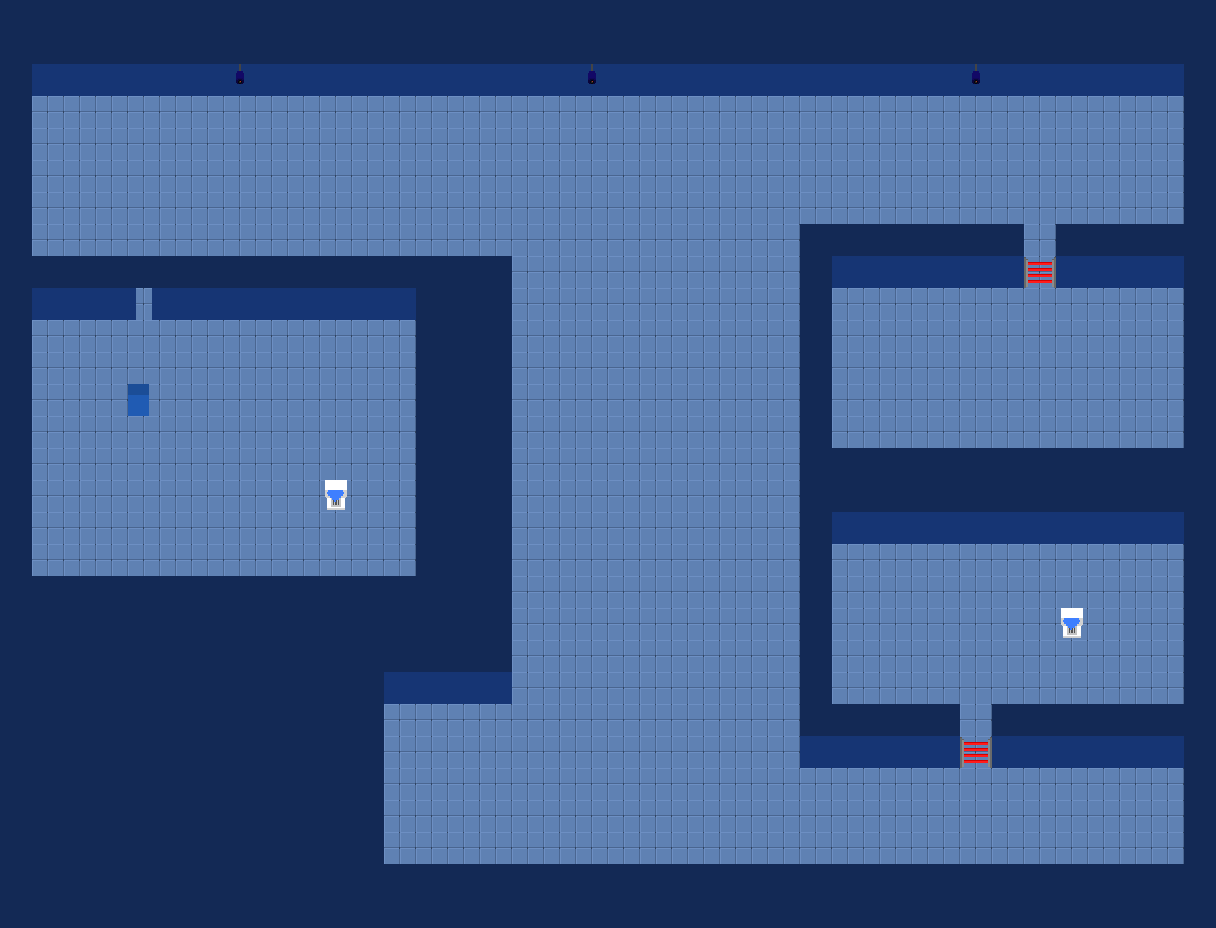

A level layout from a 2D game, rendered from its tile map. Below: a short description, then the map file with tile-grid data replaced by summaries:
An orthogonal 38x29 tile map with 32x32 px tiles, 5 tile layers (BaseLayer, Diamonds, Blocks, Top, ...) and 18 objects.

<map version="1.10" tiledversion="1.10.2" orientation="orthogonal" renderorder="right-down" width="38" height="29" tilewidth="32" tileheight="32" infinite="0" nextlayerid="9" nextobjectid="20">
 <editorsettings>
  <export target="test.json" format="json" />
 </editorsettings>
 <tileset firstgid="1" name="tilemap" tilewidth="32" tileheight="32" tilecount="64" columns="8">
  <image source="../Textures/tilemap.png" width="256" height="256" />
 </tileset>
 <layer id="1" name="BaseLayer" width="38" height="29">
  <data>[1102 cells, 900 non-empty, 4 distinct tile ids]</data>
 </layer>
 <objectgroup id="4" name="Walls">
  <object id="1" x="1184.67" y="0.5" width="30.1667" height="927.333" />
  <object id="2" x="0.25" y="1" width="30.8333" height="924" />
  <object id="3" x="-1.33333" y="1.33333" width="1217.83" height="72.8333" />
  <object id="4" x="-0.916833" y="864.25" width="1216.5" height="63.5" />
  <object id="6" x="0" y="578.667" width="382.667" height="344" />
  <object id="7" x="382" y="576" width="129" height="104.5" />
  <object id="8" x="417.5" y="256" width="93.6667" height="328.5" />
  <object id="9" x="152.563" y="256.333" width="272.438" height="43.6667" />
  <object id="10" x="32.6667" y="256.333" width="102.646" height="44.3333" />
  <object id="11" x="800" y="224" width="30" height="519" />
  <object id="12" x="802" y="448.667" width="383" height="74.3333" />
  <object id="13" x="831.333" y="705.333" width="128.667" height="37.3333" />
  <object id="14" x="992" y="704.667" width="194.667" height="40.6667" />
  <object id="15" x="799.333" y="224.667" width="223.333" height="44" />
  <object id="16" x="1056" y="224" width="140.667" height="43.3333" />
  <object id="17" x="1061" y="608.25" width="21.5" height="6" />
  <object id="18" x="325.273" y="480" width="21.4545" height="4.90909" />
 </objectgroup>
 <layer id="3" name="Diamonds" width="38" height="29">
  <data>[1102 cells, 2 non-empty, 1 distinct tile ids]</data>
 </layer>
 <layer id="5" name="Blocks" width="38" height="29">
  <data>[1102 cells, 1 non-empty, 1 distinct tile ids]</data>
 </layer>
 <objectgroup id="7" name="CameraAreas">
  <object id="19" x="125" y="96" width="1009" height="128" />
 </objectgroup>
 <layer id="2" name="Top" width="38" height="29">
  <data>[1102 cells, 416 non-empty, 2 distinct tile ids]</data>
 </layer>
 <layer id="8" name="LaserDoors" width="38" height="29">
  <data>[1102 cells, 2 non-empty, 1 distinct tile ids]</data>
 </layer>
</map>